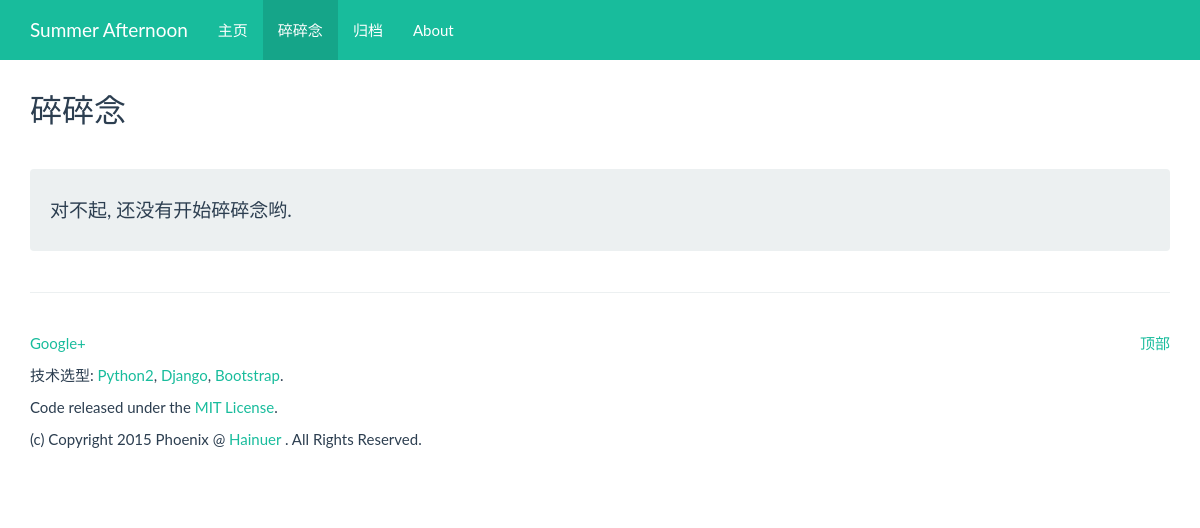
The page /duome/mumbler/ on the database as committed earlier.
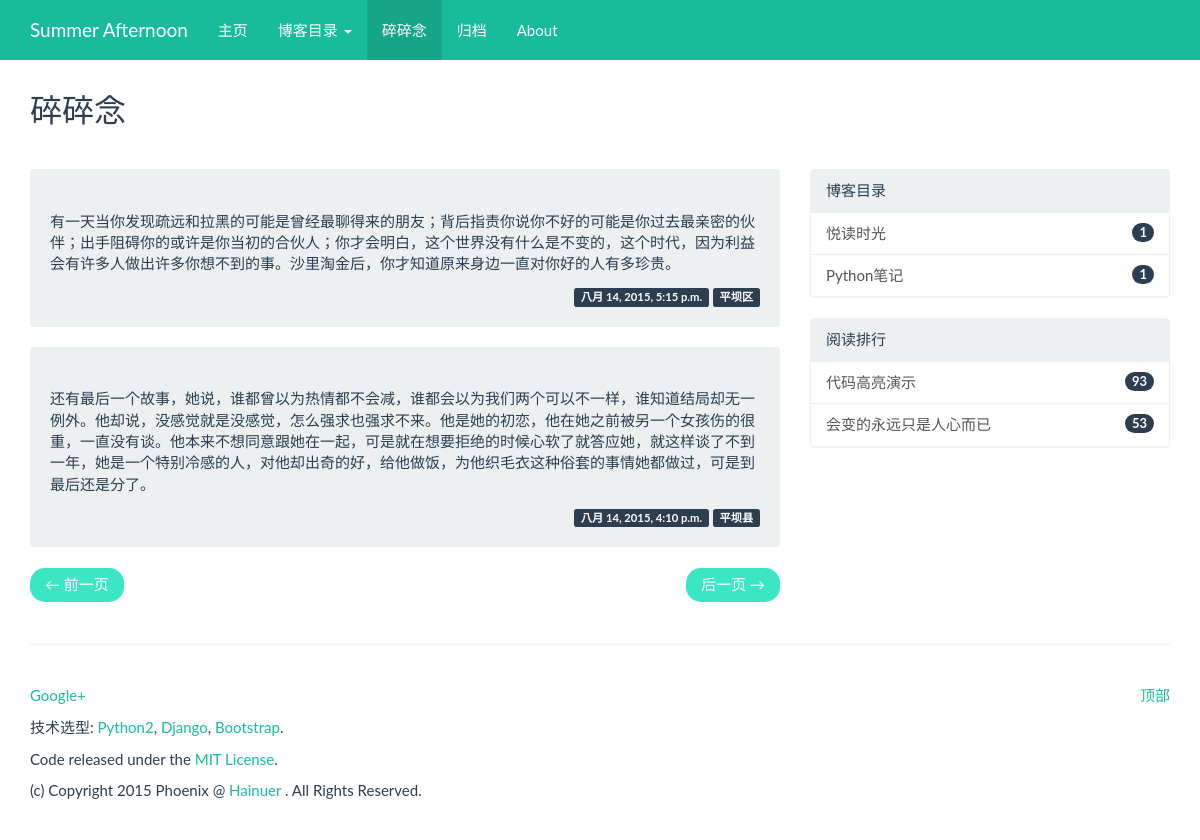
The same page on the database as committed later.
### duome/models.py (models this page shows, shortened)
class Mumbler(models.Model):
    content  = models.TextField()
    pub_date = models.DateTimeField(default=timezone.now, verbose_name = 'Date')
    location = models.CharField(max_length=128, blank=True)
    uuid = models.CharField(max_length=36)

class Category(models.Model):
    name = models.CharField(max_length=128, unique=True)
    simple_name = models.CharField(max_length=128, blank=True, unique=True)
    views = models.IntegerField(default=0)

class Article(models.Model):
    category = models.ForeignKey(Category)
    title    = models.CharField(max_length=256)
    tags     = models.CharField(max_length=128, blank=True, help_text='请使用空格将标签分隔开')
    content  = models.TextField(verbose_name = '')
    pub_date = models.DateTimeField(default=timezone.now)
    views    = models.IntegerField(default=0)
    breviary = models.TextField(max_length=128, blank=True, verbose_name='')
    uuid = models.CharField(max_length=36)
    def was_published_recently(self):
        return self.pub_date >= timezone.now() - datetime.timedelta(days=1)
    was_published_recently.admin_order_field = 'pub_date'
    was_published_recently.boolean = True
    was_published_recently.short_description = 'Published recently ?'

### duome/views.py (the view)
def mumbler(request):
    categories = Category.objects.all()
    mumblers = Mumbler.objects.all().order_by('-pub_date')
    paginator = Paginator(mumblers, 5)
    page = request.GET.get('page')
    try:
        mumblers = paginator.page(page)
    except PageNotAnInteger:
        mumblers = paginator.page(1)
    except EmptyPage:
        mumblers = paginator.page(paginator.num_pages)
    for idx in range(0, len(categories)):
         categories[idx].nums = len(Article.objects.filter(category=categories[idx]))
    top_articles = Article.objects.all().order_by('-views')[:10]
    ctx_dict = {
        'categories': categories,
        'activate_menu': '4',
        'title': '碎碎念',
        'mumblers': mumblers,
        'top_articles': top_articles,
    }
    return render(request, 'duome/mumbler.html', ctx_dict)

### templates/duome/mumbler.html (shortened to what this page needs)
{% extends 'duome_base.html' %}
{% block main_body %}
<div class="row">
	<div class="col-lg-12">
		<div class="page-header">
			<h2>碎碎念</h2>
		</div>
	</div>
</div>
{% if mumblers %}
<div class="row">
	<div class="col-lg-8">
		{% for mumbler in mumblers %}
		<div class="well">
			<br />
           	{{ mumbler.content | safe }}
           	<p class="pull-right">
           		<span class="label label-primary">{{ mumbler.pub_date }}</span>
           		<span class="label label-primary">{{ mumbler.location }}</span>
           	</p>
			<br />
       	</div>
		{% endfor %}
		<ul class="pager">
			{% if mumblers.has_previous %}
			<li class="previous">
				<a href="{% url 'duome:mumbler' %}?page={{ mumblers.previous_page_number }}">← 前一页</a>
			</li>
			{% else %}
			<li class="previous disabled">
				<a href="#">← 前一页</a>
			</li>
			{% endif %}
			{% if mumblers.has_next %}
			<li class="next">
				<a href="{% url 'duome:mumbler' %}?page={{ mumblers.next_page_number }}">后一页 →</a>
			</li>
			{% else %}
			<li class="next disabled">
				<a href="#">后一页 →</a>
			</li>
			{% endif %}
		</ul>
	</div>
	<div class="col-lg-4">
		<div class="panel panel-default">
  			<div class="panel-heading">博客目录</div>
			<div class="list-group">
				{% if categories %}
				{% for category in categories %}
				<a href="{% url 'duome:category' category.simple_name %}" class="list-group-item">
					<span class="badge">{{ category.nums }}</span>
					{{ category.name }}
				</a>
				{% endfor %}
				{% else %}
				<a href="#" class="list-group-item">
					<span class="badge">0</span>
					<h4 class="list-group-item-heading">对不起, 博客目录为空. 请前往管理中心添加吧!</h4>
					<p class="list-group-item-text">Soory, There isn't Blog can load.</p>
				</a>
				{% endif %}
			</div>
		</div>
		<div class="panel panel-default">
  			<div class="panel-heading">阅读排行</div>
			<div class="list-group">
				{% if top_articles %}
				{% for article in top_articles %}
				<a href="{% url 'duome:post' article.uuid %}" class="list-group-item">
					<span class="badge">{{ article.views }}</span>
					{{ article.title }}
				</a>
				{% endfor %}
				{% else %}
				<a href="#" class="list-group-item">
					<span class="badge">0</span>
					<h4 class="list-group-item-heading">对不起, 当前站点还没有发布过博客. 请前往管理中心添加吧!</h4>
					<p class="list-group-item-text">Soory, There isn't Blog can load.</p>
				</a>
				{% endif %}
			</div>
		</div>
	</div>
</div>
{% else %}
<div class="row">
	<div class="col-lg-12">
		<div class="well">
			<h4>对不起, 还没有开始碎碎念哟.</h4>
		</div>
	</div>
</div>
{% endif %}
{% endblock %}

Rows that differ between the two databases and show on the page:
added Mumbler: content "有一天当你发现疏远和拉黑的可能是曾经最聊得来的朋友；背后指责你说你不好的可能是你过去最亲密的伙伴；出手阻碍你的或许是你当初的合伙人；你才会明白，这个世界没有什么是不变的，这个时代，因为利益会有许多人做出许多你想不到的事。沙里淘金后，你才知道原来身边一直对你好的人有多珍贵。", pub_date "八月 14, 2015, 5:15 p.m.", location "平坝区"
added Mumbler: content "还有最后一个故事，她说，谁都曾以为热情都不会减，谁都会以为我们两个可以不一样，谁知道结局却无一例外。他却说，没感觉就是没感觉，怎么强求也强求不来。他是她的初恋，他在她之前被另一个女孩伤的很重，一直没有谈。他本来不想同意跟她在一起，可是就在想要拒绝的时候心软了就答应她，就这样谈了不到一年，她是一个特别冷感的人，对他却出奇的好，给他做饭，为他织毛衣这种俗套的事情她都做过，可是到最后还是分了。", pub_date "八月 14, 2015, 4:10 p.m.", location "平坝县"
added Category: nums "1", name "悦读时光"
added Category: nums "1", name "Python笔记"
added Article: views "93", title "代码高亮演示"
added Article: views "53", title "会变的永远只是人心而已"
Other text that changed with them:
text no longer shown: "对不起, 还没有开始碎碎念哟."
text now shown: "博客目录 ← 前一页 后一页 → 博客目录 阅读排行"
